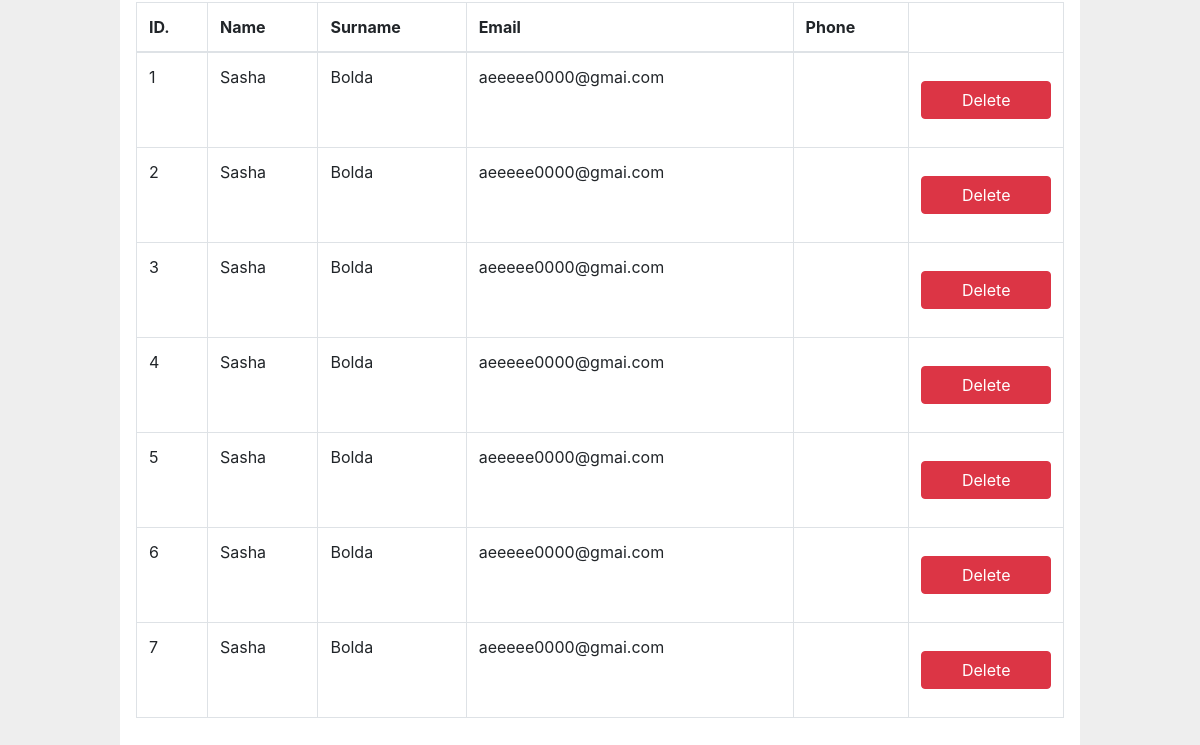
/contacts/ (signed in, lower part), run on an earlier commit of the app's database.
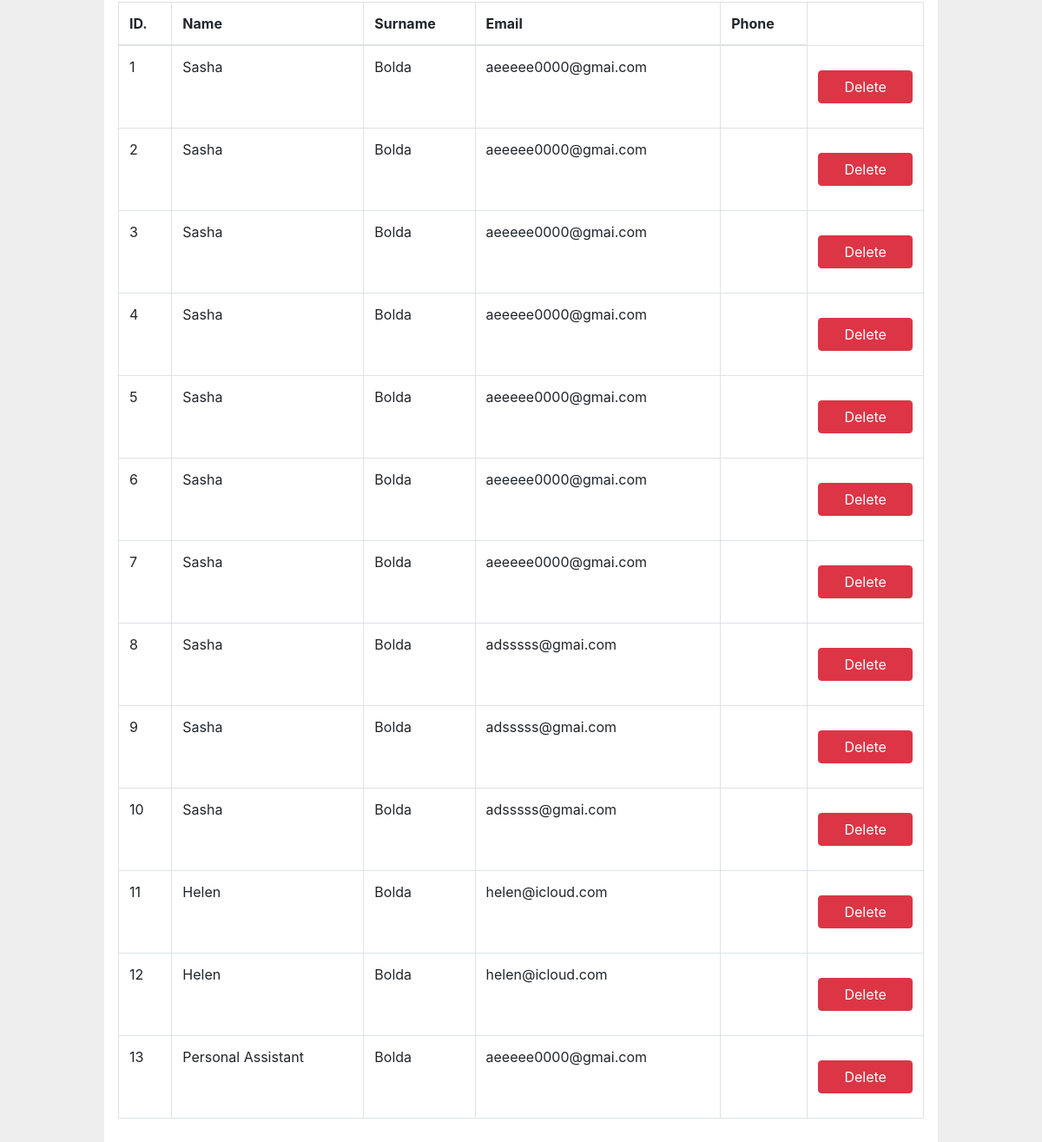
And on a later commit of the database.
### personal_app/models.py (models this page shows, shortened)
class Contact(db.Model):
    __tablename__ = 'contacts'
    contact_id = db.Column('contact_id', db.Integer, primary_key=True)
    first_name = db.Column('first_name', db.String(50), nullable=False)
    last_name = db.Column('last_name', db.String(50), nullable=False)
    email = db.Column('email', db.String(50), nullable=True, default='No email')
    user_id = db.Column(db.Integer, ForeignKey('users.id'), nullable=False)
    phones = relationship("Phone", back_populates="contact", cascade="all, delete-orphan")
    user = relationship('User', cascade='all, delete', back_populates='contacts')

### personal_app/routes/contacts.py (the view, shortened to what this page needs)
@contact.route('/', methods=['GET', 'POST'], strict_slashes=False)
def contacts():
    user = True if 'username' in session else False
    if not user:
        return redirect(url_for('auth.login'))
    user_contacts = get_user_contacts(session['username']['id'])
    return render_template('contacts/contacts.html', contacts=user_contacts, auth=user)

### personal_app/repository/contacts.py (called while the page is built)
def get_user_contacts(user_id):
    return Contact.query.filter_by(user_id=user_id).all()

### personal_app/templates/contacts/contacts.html (shortened to what this page needs)
{% extends 'base.html' %}
{% block content %}
<br>
<div class="">
    <div class="table-wrapper">
        <table class="table table-hover table-bordered">
            <thead>
            <tr>
                <th>ID.</th>
                <th>Name</th>
                <th>Surname</th>
                <th>Email</th>
                <th>Phone</th>
            </tr>
            </thead>
            <tbody>
            {% for contact in contacts %}
            <tr class="">
                <td>{{ contact['contact_id'] }}</td>
                <td class="">
                    {{ contact['first_name'] }}
                </td>
                <td>{{ contact['last_name']}}</td>
                <td>{{ contact['email']}}</td>
                <td>{{ contact['phone']}}</td>
                <td>
                    <form action="/delete/{{contact.id}}" method="post">
                        <button class="btn btn-danger">Delete</button>
                    </form>
                </td>
            </tr>
            {% endfor %}
            </tbody>
        </table>
    </div>
</div>
{% endblock %}

### personal_app/templates/base.html (shortened to what this page needs)
<!doctype html>
<html lang="en">
<head>
  <link
          rel="stylesheet"
          href="https://stackpath.bootstrapcdn.com/bootstrap/4.4.1/css/bootstrap.min.css"
  />
</head>
<link rel="stylesheet" href="{{ url_for('static', filename='style.css') }}">
<section class="content">
  {% block content %}{% endblock %}
</section>

### personal_app/static/style.css (style rules this page uses)
html { font-family: sans-serif; background: #eee; padding: 1rem; }
.content { padding: 0 1rem 1rem; }
.content:last-child { margin-bottom: 0; }
.content form { margin: 1em 0; display: flex; flex-direction: column; }

What changed in the data, as far as the page shows it:
added Contact: contact_id "8", first_name "Sasha", last_name "Bolda", email "adsssss@gmai.com"
added Contact: contact_id "9", first_name "Sasha", last_name "Bolda", email "adsssss@gmai.com"
added Contact: contact_id "10", first_name "Sasha", last_name "Bolda", email "adsssss@gmai.com"
added Contact: contact_id "11", first_name "Helen", last_name "Bolda", email "helen@icloud.com"
added Contact: contact_id "12", first_name "Helen", last_name "Bolda", email "helen@icloud.com"
added Contact: contact_id "13", first_name "Personal Assistant", last_name "Bolda", email "aeeeee0000@gmai.com"
